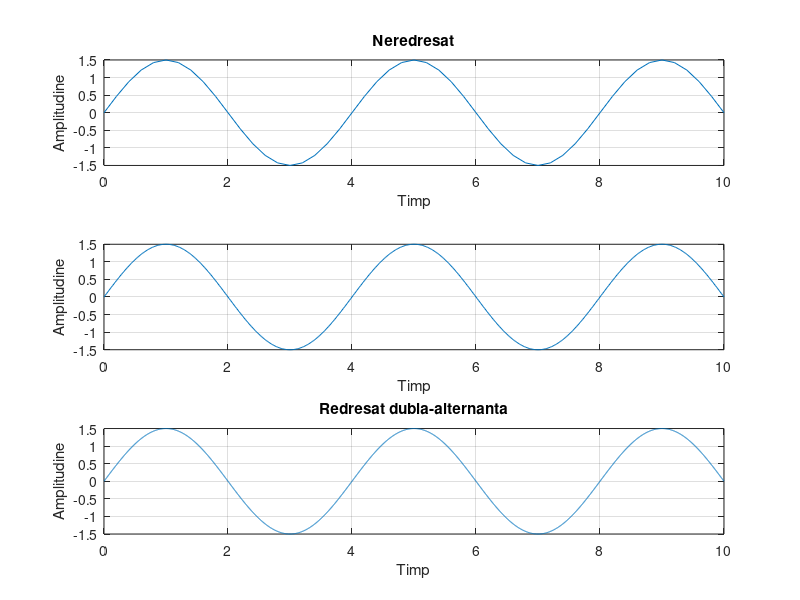

Recreate this plot in MATLAB.
%Tema de casa exercitiul 5
%Semnal sinusoidal redresat dubl? alternan?? cu perioada semnalului sinusoidal neredresat: 4 s si amplitudinea: 1.5. 
%semnalul neredresat
t1=0:0.2:10; 
s1=1.5*sin(2*pi*0.25*t1); 
subplot(3,1,1)
plot(t1,s1),grid
%afiseaza pe axe parametrii
xlabel('Timp')
ylabel('Amplitudine')
title('Neredresat')
%redresarea semnalului
t2=0:0.02:10;
s2=1.5*sin(2*pi*0.25*t2);
subplot(3,1,2)
plot(t2,s2),grid
%afiseaza pe axe parametrii
xlabel('Timp')
ylabel('Amplitudine')

t3=0:0.002:10;
s3=1.5*sin(2*pi*0.25*t3);
subplot(3,1,3)
plot(t3,s3),grid
%afiseaza pe axe parametrii
xlabel('Timp')
ylabel('Amplitudine')
title('Redresat dubla-alternanta')
%Acest program redreseaza dublu alternant un semnal sinusoidal neredresat

